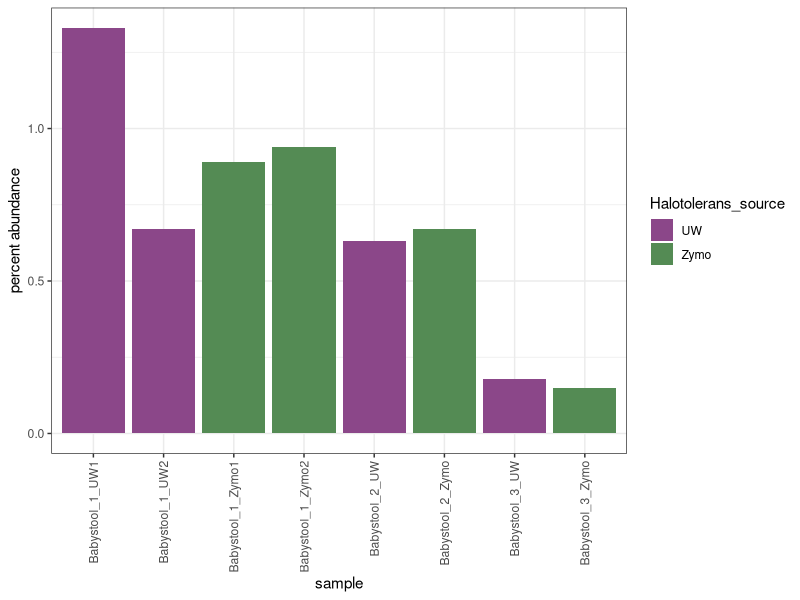
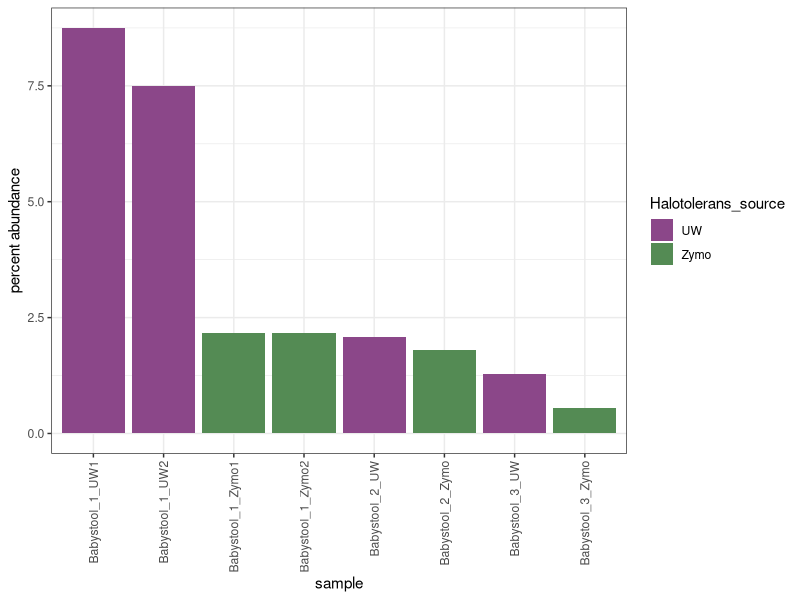

These figures' R source, in order:
## ---- chunk 1
library(tidyverse)
library(ggplot2)
library(reshape2)
## ---- chunk 2
theme_set(theme_bw())
## ---- chunk 3
Seatt_BS<-read.csv("Seattle_babystool.csv")
## ---- chunk 4
Seatt_BS_melt<-melt(Seatt_BS, id.vars=c("Sample", "baby", "spike", "Halotolerans_source", "Description", "Qubit", "human_reads_raw", "total_reads_raw", "human_read_contam", "MicrobeCensus_GEs", "Ah_TAD_80", "Ih_TAD_80"))

Seatt_BS_melt_Ah<-subset(Seatt_BS_melt, variable=="Ah_normalized_abundance_.")
Seatt_BS_melt_Ih<-subset(Seatt_BS_melt, variable=="Ih_normalized_abundance_.")
## ---- chunk 5
Ah_bar<-ggplot(Seatt_BS_melt_Ah, aes(fill=Halotolerans_source, y=value, x=Description))+geom_bar(stat="identity") + scale_fill_manual(values=c("orchid4", "palegreen4")) + ylab("percent abundance") + xlab("sample")
Ah_bar + theme(axis.text.x = element_text(angle = 90, vjust = 0.5, hjust=1))

Ih_bar<-ggplot(Seatt_BS_melt_Ih, aes(fill=Halotolerans_source, y=value, x=Description))+geom_bar(stat="identity") + scale_fill_manual(values=c("orchid4", "palegreen4")) + ylab("percent abundance") + xlab("sample")
Ih_bar + theme(axis.text.x = element_text(angle = 90, vjust = 0.5, hjust=1))
